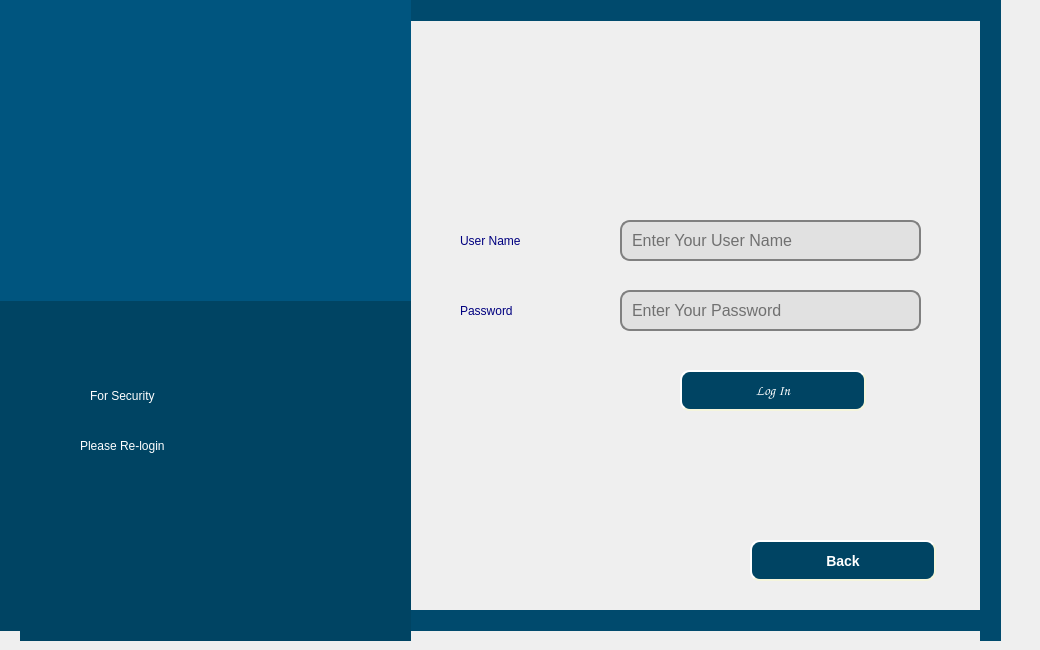
   <widget class="QWidget" name="before_Delete_loginPg">
    <widget class="QLabel" name="label_63">
     <property name="geometry">
      <rect>
       <x>-30</x>
       <y>0</y>
       <width>1031</width>
       <height>21</height>
      </rect>
     </property>
     <property name="styleSheet">
      <string notr="true">background-color: rgb(0, 74, 109);</string>
     </property>
     <property name="text">
      <string/>
     </property>
    </widget>
    <widget class="QLabel" name="label_64">
     <property name="geometry">
      <rect>
       <x>-30</x>
       <y>610</y>
       <width>1031</width>
       <height>21</height>
      </rect>
     </property>
     <property name="styleSheet">
      <string notr="true">background-color: rgb(0, 74, 109);</string>
     </property>
     <property name="text">
      <string/>
     </property>
    </widget>
    <widget class="QLabel" name="label_65">
     <property name="geometry">
      <rect>
       <x>980</x>
       <y>0</y>
       <width>21</width>
       <height>641</height>
      </rect>
     </property>
     <property name="styleSheet">
      <string notr="true">background-color: rgb(0, 74, 109);</string>
     </property>
     <property name="text">
      <string/>
     </property>
    </widget>
    <widget class="QLabel" name="label_66">
     <property name="geometry">
      <rect>
       <x>0</x>
       <y>-10</y>
       <width>21</width>
       <height>641</height>
      </rect>
     </property>
     <property name="styleSheet">
      <string notr="true">background-color: rgb(0, 68, 99);</string>
     </property>
     <property name="text">
      <string/>
     </property>
    </widget>
    <widget class="QLabel" name="user_name_label_2">
     <property name="geometry">
      <rect>
       <x>460</x>
       <y>220</y>
       <width>131</width>
       <height>41</height>
      </rect>
     </property>
     <property name="styleSheet">
      <string notr="true">font: 75 14pt &quot;Times New Roman&quot;;
color: rgb(0, 0, 127);</string>
     </property>
     <property name="text">
      <string>User Name</string>
     </property>
    </widget>
    <widget class="QLabel" name="user_name_label_4">
     <property name="geometry">
      <rect>
       <x>460</x>
       <y>290</y>
       <width>121</width>
       <height>41</height>
      </rect>
     </property>
     <property name="styleSheet">
      <string notr="true">font: 75 14pt &quot;Times New Roman&quot;;
color: rgb(0, 0, 127);</string>
     </property>
     <property name="text">
      <string>Password</string>
     </property>
    </widget>
    <widget class="QLineEdit" name="update_old_username_input_security">
     <property name="geometry">
      <rect>
       <x>620</x>
       <y>220</y>
       <width>301</width>
       <height>41</height>
      </rect>
     </property>
     <property name="styleSheet">
      <string notr="true">QLineEdit{ 
                                        background-color:rgb(225, 225, 225);
                                        border: 2px solid gray;
                                        border-radius: 10px;
                                        padding: 0 8px;
                                        font-size: 16px;}</string>
     </property>
     <property name="placeholderText">
      <string>Enter Your User Name</string>
     </property>
    </widget>
    <widget class="QLineEdit" name="update_old_password_input_security">
     <property name="geometry">
      <rect>
       <x>620</x>
       <y>290</y>
       <width>301</width>
       <height>41</height>
      </rect>
     </property>
     <property name="styleSheet">
      <string notr="true">QLineEdit{ 
                                        background-color:rgb(225, 225, 225);
                                        border: 2px solid gray;
                                        border-radius: 10px;
                                        padding: 0 8px;
                                        font-size: 16px;}</string>
     </property>
     <property name="echoMode">
      <enum>QLineEdit::Password</enum>
     </property>
     <property name="placeholderText">
      <string>Enter Your Password</string>
     </property>
    </widget>
    <widget class="QPushButton" name="login_button_security">
     <property name="geometry">
      <rect>
       <x>680</x>
       <y>370</y>
       <width>186</width>
       <height>41</height>
      </rect>
     </property>
     <property name="font">
      <font>
       <family>Comic Sans MS</family>
       <pointsize>-1</pointsize>
       <weight>75</weight>
       <italic>false</italic>
       <bold>true</bold>
      </font>
     </property>
     <property name="styleSheet">
      <string notr="true">QPushButton {
      background-color: rgb(0,68,99);
      color:white;
      border-style: outset;
      border-width: 2px;
      border-radius: 10px;
      border-color: beige;
      font: bold 14px;
      min-width: 10em;
      padding: 6px;
  }
QPushButton:pressed {
    background-color: green;
}</string>
     </property>
     <property name="text">
      <string>Log In</string>
     </property>
    </widget>
    <widget class="QPushButton" name="backUP_Relogin_to_profilePg_button">
     <property name="geometry">
      <rect>
       <x>750</x>
       <y>540</y>
       <width>186</width>
       <height>41</height>
      </rect>
     </property>
     <property name="styleSheet">
      <string notr="true">QPushButton {
      background-color: rgb(0,68,99);
      color:white;
      border-style: outset;
      border-width: 2px;
      border-radius: 10px;
      border-color: beige;
      font: bold 14px;
      min-width: 10em;
      padding: 6px;
  }
QPushButton:pressed {
    background-color: green;
}</string>
     </property>
     <property name="text">
      <string>Back</string>
     </property>
    </widget>
    <widget class="QLabel" name="label_68">
     <property name="geometry">
      <rect>
       <x>20</x>
       <y>0</y>
       <width>391</width>
       <height>641</height>
      </rect>
     </property>
     <property name="styleSheet">
      <string notr="true">background-color: rgb(0, 68, 99);</string>
     </property>
     <property name="text">
      <string/>
     </property>
    </widget>
    <widget class="QLabel" name="label_11">
     <property name="geometry">
      <rect>
       <x>90</x>
       <y>370</y>
       <width>171</width>
       <height>51</height>
      </rect>
     </property>
     <property name="styleSheet">
      <string notr="true">font: 75 16pt &quot;Comic Sans MS&quot;;
background-color: rgb(0, 68, 99);
color: rgb(255, 255, 255);</string>
     </property>
     <property name="text">
      <string>For Security</string>
     </property>
    </widget>
    <widget class="QLabel" name="label_67">
     <property name="geometry">
      <rect>
       <x>80</x>
       <y>420</y>
       <width>211</width>
       <height>51</height>
      </rect>
     </property>
     <property name="styleSheet">
      <string notr="true">font: 75 16pt &quot;Comic Sans MS&quot;;
background-color: rgb(0, 68, 99);
color: rgb(255, 255, 255);</string>
     </property>
     <property name="text">
      <string>Please Re-login</string>
     </property>
    </widget>
    <widget class="QLabel" name="label_74">
     <property name="geometry">
      <rect>
       <x>0</x>
       <y>0</y>
       <width>411</width>
       <height>301</height>
      </rect>
     </property>
     <property name="styleSheet">
      <string notr="true">background-color: rgb(0, 85, 127);</string>
     </property>
     <property name="text">
      <string/>
     </property>
     <property name="pixmap">
      <pixmap resource="image.qrc">:/image/pic/logo.PNG</pixmap>
     </property>
     <property name="scaledContents">
      <bool>true</bool>
     </property>
    </widget>
   </widget>
